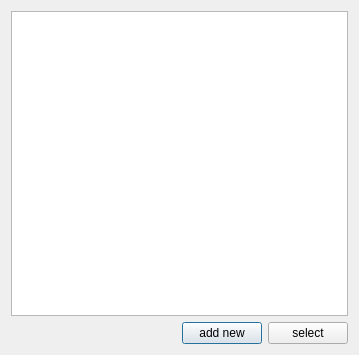
<?xml version="1.0" encoding="UTF-8"?>
<ui version="4.0">
 <class>SelectTournament</class>
 <widget class="QDialog" name="SelectTournament">
  <property name="geometry">
   <rect>
    <x>0</x>
    <y>0</y>
    <width>359</width>
    <height>355</height>
   </rect>
  </property>
  <property name="windowTitle">
   <string>Dialog</string>
  </property>
  <layout class="QVBoxLayout" name="verticalLayout_2">
   <item>
    <layout class="QVBoxLayout" name="verticalLayout">
     <item>
      <widget class="QListWidget" name="listWidget"/>
     </item>
     <item>
      <layout class="QHBoxLayout" name="horizontalLayout">
       <item>
        <spacer name="horizontalSpacer">
         <property name="orientation">
          <enum>Qt::Horizontal</enum>
         </property>
         <property name="sizeHint" stdset="0">
          <size>
           <width>88</width>
           <height>20</height>
          </size>
         </property>
        </spacer>
       </item>
       <item>
        <widget class="QPushButton" name="addNewTournamentButton">
         <property name="text">
          <string>add new</string>
         </property>
        </widget>
       </item>
       <item>
        <widget class="QPushButton" name="selectButton">
         <property name="text">
          <string>select</string>
         </property>
        </widget>
       </item>
      </layout>
     </item>
    </layout>
   </item>
  </layout>
 </widget>
 <resources/>
 <connections/>
</ui>
